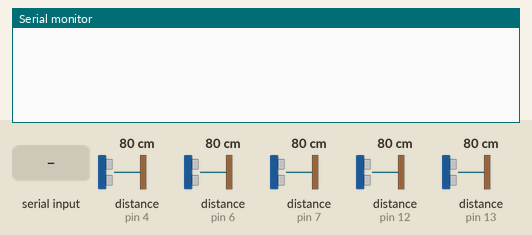
Recording of a sketch running on a simulated Arduino Uno, built with avr-gcc and run on an emulated ATmega328P. Shown: the last lines printed to the serial monitor. The inputs (shaded band) are chosen by the test bench; at power-on: distance to the obstacle (sensors on pin 4, pin 6, pin 7, pin 12, pin 13) 80 cm. The echo pulse lasts 58.3 µs per cm.

Above: at 1.2 s.
1.3 s: "u" received over the second serial link
At 1.53 s:
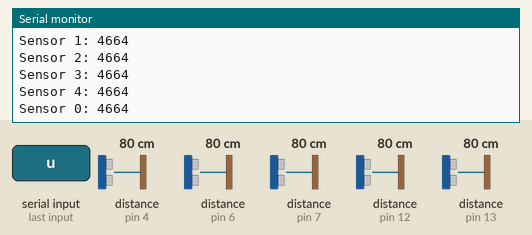
At 3.5 s:
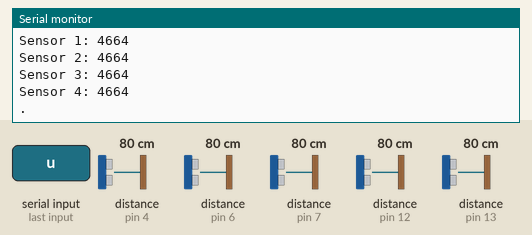
Timing chart, 0 to 5.0 s (numbered marks = the images above; inputs shaded):
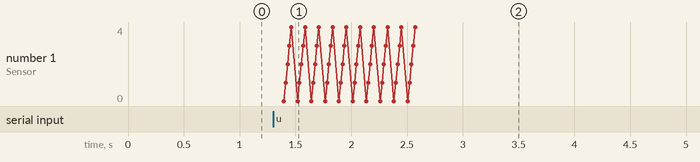

Measured:
- after the input at 1.3 s, the serial monitor: prints a new line after 0.10 s (image 1)

The sketch:

SenorUno_labcode.ino
```cpp
#include <NewPing.h>
#include <SoftwareSerial.h>

SoftwareSerial BT(9, 10); //RX:TX pins
SoftwareSerial mySerial(2, 3);  // RX | TX

//Need to define all pins for the 5 sensors here
#define TRIG_PIN 8
#define ECHO_PIN_0 13
#define ECHO_PIN_1 12
#define ECHO_PIN_2 4
#define ECHO_PIN_3 7
#define ECHO_PIN_4 6
#define MAX_DISTANCE 200
int irPin = A0; //select analog input pin
int irValue = 0; //variable to store sensor value

// sets up the TRIG_PIN and ECHO_PIN
NewPing sonar0(TRIG_PIN, ECHO_PIN_0, MAX_DISTANCE);
NewPing sonar1(TRIG_PIN, ECHO_PIN_1, MAX_DISTANCE);
NewPing sonar2(TRIG_PIN, ECHO_PIN_2, MAX_DISTANCE);
NewPing sonar3(TRIG_PIN, ECHO_PIN_3, MAX_DISTANCE);
NewPing sonar4(TRIG_PIN, ECHO_PIN_4, MAX_DISTANCE);

const int numSamples = 10;
unsigned long samples[numSamples];
unsigned long pingTime0;
unsigned long pingTime1;
unsigned long pingTime2;
unsigned long pingTime3;
unsigned long pingTime4;

char rover_cmd_array[] = { 'F', 'B', 'L', 'R', 'S'};
int sum0 = 0;
int sum1 = 0;
int sum2 = 0;
int sum3 = 0;
int sum4 = 0;

void setup() {
  // Start the Serial connection
  Serial.begin(9600);
  BT.begin(9600);
  mySerial.begin(9600);
}
void loop() {
  if (BT.available()) {
    char ch = BT.read();

    if (ch == 'u') {
      irValue = analogRead(irPin);
      //Serial.print("IR Sensor = ");
      //Serial.println(irValue); //change these values to 0 and 1 for dark and light depending on threshold
      //append 0 and 1 values to a list and send list back via software serial

      //NEED TO CALCULATE AVERAGE PINGTIME FOR EACH SENSOR AND RETURN THOSE VALUES
      for (int i = 0; i < numSamples; i++) {
        // Send ping, get ping time in microseconds (uS)
        pingTime0 = sonar0.ping();
        delay(15);
        pingTime1 = sonar1.ping();
        delay(15);
        pingTime2 = sonar2.ping();
        delay(15);
        pingTime3 = sonar3.ping();
        delay(15);
        pingTime4 = sonar4.ping();
        delay(10);

        Serial.print("Sensor 0: "); Serial.println(pingTime0);
        Serial.print("Sensor 1: "); Serial.println(pingTime1);
        Serial.print("Sensor 2: "); Serial.println(pingTime2);
        Serial.print("Sensor 3: "); Serial.println(pingTime3);
        Serial.print("Sensor 4: "); Serial.println(pingTime4);
        //samples[i] = (double)pingTime0;
        sum0 += pingTime0;
        sum1 += pingTime1;
        sum2 += pingTime2;
        sum3 += pingTime3;
        sum4 += pingTime4;

        delay(10);

        pingTime0 = sum0 / numSamples; //calculating average pingtime
        pingTime1 = sum1 / numSamples;
        pingTime2 = sum2/numSamples;
        pingTime3 = sum3/numSamples;
        pingTime4 = sum4/numSamples;

        // Print the sensor value over Serial
        //Serial.print(millis());
        //Serial.print(",");
        //Serial.print(pingTime0);
        //Serial.print("\n");

        //Serial.print("Sensor 0: "); Serial.println(pingTime0);
        //Serial.print("Sensor 1: "); Serial.println(pingTime1);
        //Serial.print("Sensor 2: "); Serial.println(pingTime2);
        //Serial.print("Sensor 3: "); Serial.println(pingTime3);
        //Serial.print("Sensor 4: "); Serial.println(pingTime4);

        delay(1);  // delay of 1ms (1000us)
      }
      Serial.println(".");

    } else {  //if command is in rover list - Send via software serial
      for (int i = 0; i < sizeof(rover_cmd_array); i++) {
        if (ch == rover_cmd_array[i]) {
          mySerial.write(ch);
          Serial.print("Sent to rover");
          Serial.println(ch);
          break;  //stop checking once found
        }
      }
    }
  }

  if (mySerial.available()) {
    char received = mySerial.read();
    Serial.print("Received from RoverUno: ");
    Serial.println(received);
  }
}
```
